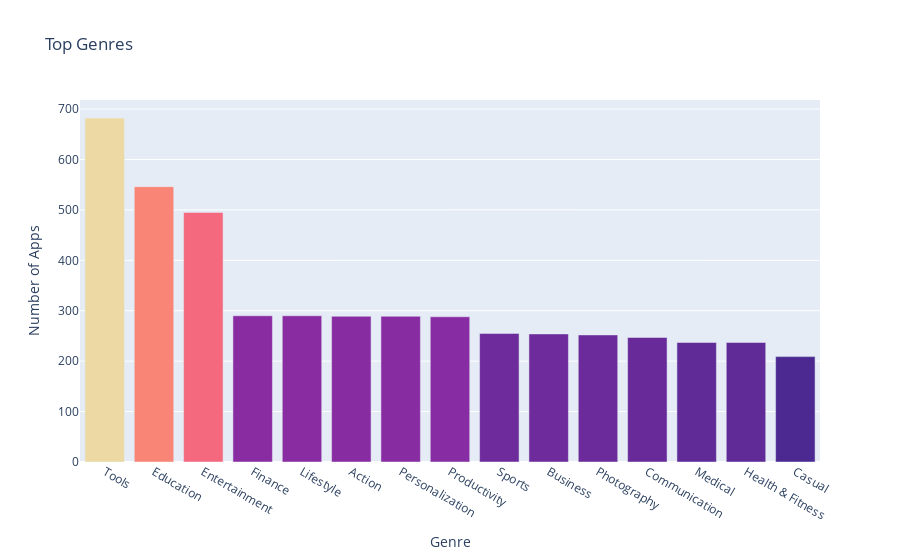

The cell this chart's notebook holds for it:
### Markdown cell above
**Challenge**: Can you create this chart with the Series containing the genre data? 

<img src=https://imgur.com/DbcoQli.png width=400>

Try experimenting with the built in colour scales in Plotly. You can find a full list [here](https://plotly.com/python/builtin-colorscales/). 

* Find a way to set the colour scale using the color_continuous_scale parameter. 
* Find a way to make the color axis disappear by using coloraxis_showscale.

### Code cell
bar = px.bar(x = num_genres.index[:15], # index = category name
             y = num_genres.values[:15], # count
             title='Top Genres',
             hover_name=num_genres.index[:15],
             color=num_genres.values[:15],
             color_continuous_scale='Agsunset')
 
bar.update_layout(xaxis_title='Genre',
yaxis_title='Number of Apps',
coloraxis_showscale=False)
 
bar.show()

### Figure 1 — Plotly figure (JSON) as saved in the notebook; plotly's stock layout.template omitted (floating-point values rounded to 4 significant figures)
{"data": [{"alignmentgroup": "True", "hovertemplate": "<b>%{hovertext}</b><br><br>x=%{x}<br>y=%{y}<br>color=%{marker.color}<extra></extra>", "hovertext": ["Tools", "Education", "Entertainment", "Finance", "Lifestyle", "Action", "Personalization", "Productivity", "Sports", "Business", "Photography", "Communication", "Medical", "Health & Fitness", "Casual"], "legendgroup": "", "marker": {"color": [682, 546, 495, 290, 290, 289, 289, 288, 255, 254, 252, 247, 237, 237, 209], "coloraxis": "coloraxis", "pattern": {"shape": ""}}, "name": "", "offsetgroup": "", "orientation": "v", "showlegend": false, "textposition": "auto", "type": "bar", "x": ["Tools", "Education", "Entertainment", "Finance", "Lifestyle", "Action", "Personalization", "Productivity", "Sports", "Business", "Photography", "Communication", "Medical", "Health & Fitness", "Casual"], "xaxis": "x", "y": [682, 546, 495, 290, 290, 289, 289, 288, 255, 254, 252, 247, 237, 237, 209], "yaxis": "y"}], "layout": {"barmode": "relative", "coloraxis": {"colorbar": {"title": {"text": "color"}}, "colorscale": [[0, "rgb(75, 41, 145)"], [0.1667, "rgb(135, 44, 162)"], [0.3333, "rgb(192, 54, 157)"], [0.5, "rgb(234, 79, 136)"], [0.6667, "rgb(250, 120, 118)"], [0.8333, "rgb(246, 169, 122)"], [1, "rgb(237, 217, 163)"]], "showscale": false}, "legend": {"tracegroupgap": 0}, "title": {"text": "Top Genres"}, "xaxis": {"anchor": "y", "domain": [0, 1], "title": {"text": "Genre"}}, "yaxis": {"anchor": "x", "domain": [0, 1], "title": {"text": "Number of Apps"}}}}
